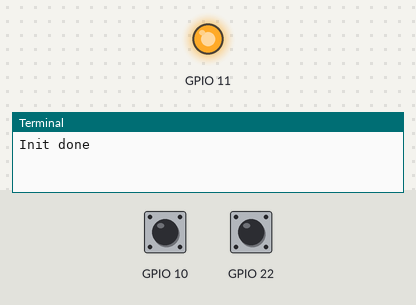
A program run on a simulated Raspberry Pi (BCM pin numbers). Shown: output pins drawn as LEDs (lit = HIGH), the last lines printed to the terminal. Inputs (shaded band) come from the test bench; at power-on: GPIO 22 HIGH, GPIO 10 HIGH. The run ends when the program shuts the computer down. At 2.4 s the program puts the board to deep sleep or switches it off; the recording ends there.

Above: at 1.2 s.
1.3 s: GPIO 22 pulled LOW for 1 s
At 2.3 s:
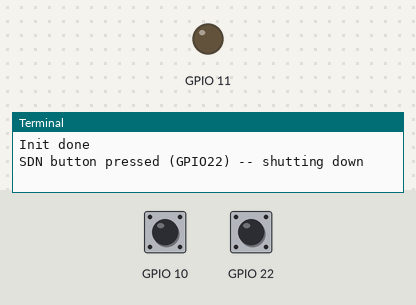
Timing chart, 0 to 2.4 s (numbered marks = the images above; inputs shaded):
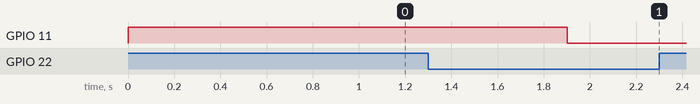

The program:

GPIOSoftShutdown.py
```python
#!/usr/bin/env python

'''
A script to detect the soft shutdown button, and then initiate a shutdown
Can also detect a low battery warning from the atmega
'''
import wiringpi as wp
import os
import time

def init():
    #BCM numbering
    wp.wiringPiSetupGpio()
    wp.pinMode(22, 0)#input
    wp.pullUpDnControl(22, wp.PUD_UP)

    wp.pinMode(10, 0)
    wp.pullUpDnControl(10, wp.PUD_UP)

    wp.pinMode(11, 1)
    wp.digitalWrite(11, 1)

def shutdown():
    # tell the Atmel to display shutdown message
    wp.digitalWrite(11, 0)
    time.sleep(0.5)

    # shutdown the Pi, it will reboot...
    os.system("sudo halt")

def checkBUTTON():
    if wp.digitalRead(22) == 0:
        #wait for held down
        time.sleep(0.5)
        if wp.digitalRead(22) == 0:
            print("SDN button pressed (GPIO22) -- shutting down")
            shutdown()

def checkATMEGA():
    if wp.digitalRead(10) == 0:
        # long timer to prevent programming from falsely trigerring a
        # shutdown
        time.sleep(15)
        if wp.digitalRead(10) == 0:
            print("Atmel request (GPIO10) -- shutting down")
            shutdown()

if __name__ == '__main__':
    init()
    print('Init done')
    while True:
        checkBUTTON()
        checkATMEGA()
        time.sleep(0.2)
```

Measured:
- after the input at 1.3 s, GPIO 11: HIGH → LOW after 0.60 s
